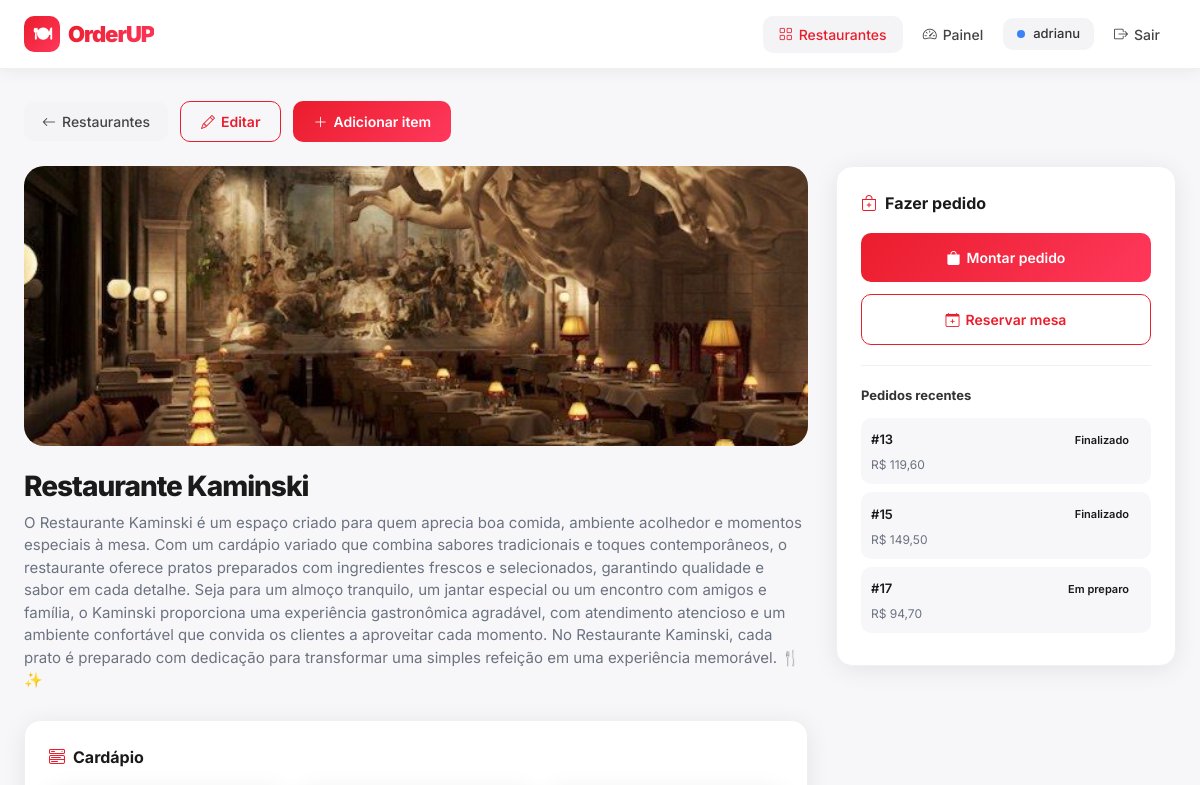
The app's page /restaurants/13/ (signed in, upper part), older data.
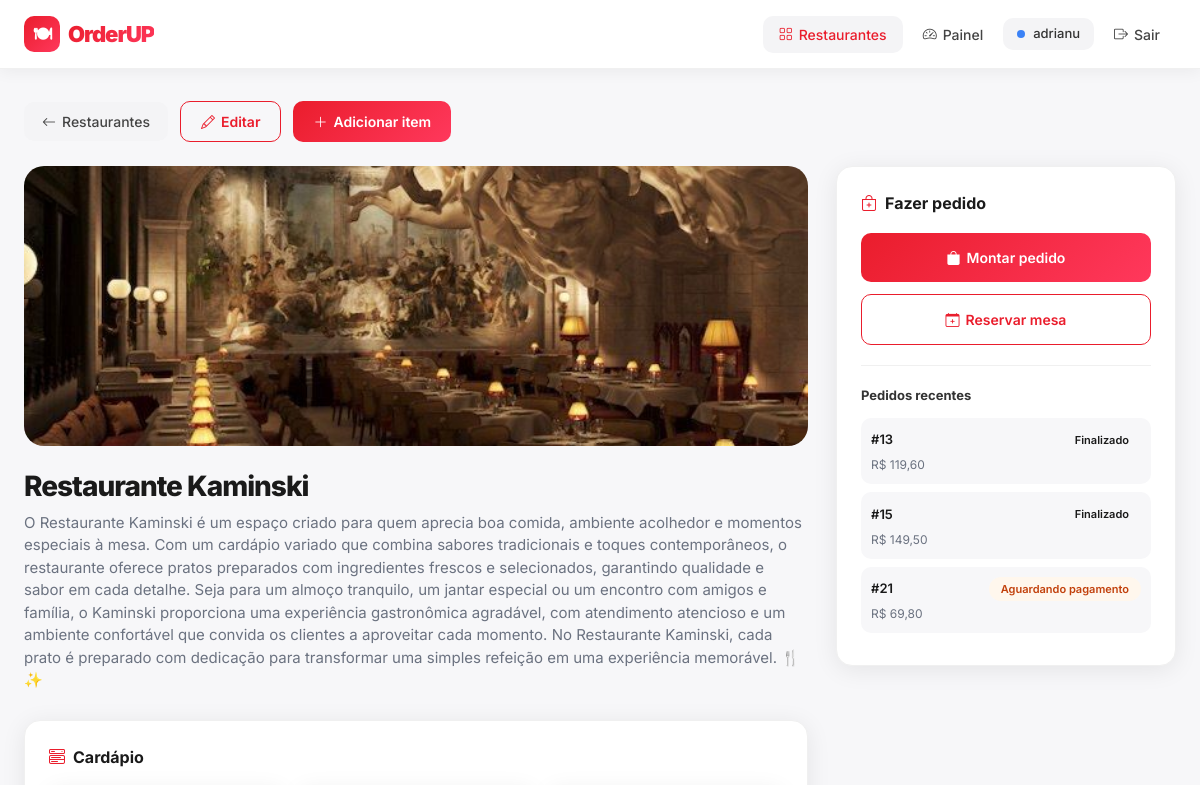
The same page, newer data.
### myapp/models.py (models this page shows, shortened)
class Order(models.Model):
    ORDER_STATUS = [
        ('PENDING', 'Aguardando pagamento'),
        ('PAID', 'Pago'),
        ('PREPARING', 'Em preparo'),
        ('READY', 'Pronto'),
        ('DELIVERED', 'Entregue'),
        ('CANCELLED', 'Cancelado'),
    ]
    ORDER_TYPE = [
        ('LOCAL', 'Consumo no Local'),
        ('DELIVERY', 'Entrega'),
    ]
    restaurant = models.ForeignKey(
        Restaurant,
        on_delete=models.CASCADE,
        related_name='orders'
    )
    customer = models.ForeignKey(
        User,
        on_delete=models.CASCADE,
        related_name='orders'
    )
    PAYMENT_METHOD = [
        ('pix', 'PIX'),
        ('credito', 'Cartão de Crédito'),
        ('debito', 'Cartão de Débito'),
        ('dinheiro', 'Dinheiro'),
    ]
    order_type = models.CharField(max_length=10, choices=ORDER_TYPE)
    status = models.CharField(
        max_length=20,
        choices=ORDER_STATUS,
        default='PENDING'
    )
    delivery_address = models.CharField(max_length=300, blank=True, null=True)
    delivery_complement = models.CharField(max_length=100, blank=True, null=True)
    delivery_neighborhood = models.CharField(max_length=100, blank=True, null=True)
    delivery_city = models.CharField(max_length=100, blank=True, null=True)
    delivery_cep = models.CharField(max_length=10, blank=True, null=True)
    delivery_phone = models.CharField(max_length=20, blank=True, null=True)
    payment_method = models.CharField(max_length=20, choices=PAYMENT_METHOD, blank=True, null=True)
    payment_id = models.CharField(max_length=200, blank=True, null=True)  # ID do MercadoPago
    paid_at = models.DateTimeField(null=True, blank=True)
    customer_notified = models.BooleanField(default=False)
    last_status_update = models.DateTimeField(auto_now=True)
    created_at = models.DateTimeField(auto_now_add=True)
    @property
    def total(self):
        return sum(
            (item.menu_item.price * item.quantity)
            for item in self.items.all()
        ) or 0

class OrderItem(models.Model):
    order = models.ForeignKey(
        Order,
        related_name='items',
        on_delete=models.CASCADE
    )
    menu_item = models.ForeignKey(MenuItem, on_delete=models.CASCADE)
    quantity = models.PositiveIntegerField()

class MenuItem(models.Model):
    restaurant = models.ForeignKey(
        Restaurant,
        on_delete=models.CASCADE,
        related_name='menu_items'
    )
    name = models.CharField(max_length=200)
    description = models.TextField()
    price = models.DecimalField(max_digits=8, decimal_places=2)
    image = models.ImageField(
        upload_to=menu_image_path,
        blank=True,
        null=True
    )
    available = models.BooleanField(default=True)

### myapp/views.py (the view)
# urls.py: path('restaurants/<int:pk>/', views.restaurant_detail, name='restaurant_detail'),
@login_required
def restaurant_detail(request, pk):
    restaurant = get_object_or_404(Restaurant, pk=pk)
    if request.user == restaurant.owner:
        orders = Order.objects.filter(restaurant=restaurant)
        reservations = Reservation.objects.filter(restaurant=restaurant)
        menu_items = restaurant.menu_items.all()
    else:
        orders = Order.objects.filter(restaurant=restaurant, customer=request.user)
        reservations = Reservation.objects.filter(restaurant=restaurant, customer=request.user)
        menu_items = restaurant.menu_items.filter(available=True)
    return render(request, 'restaurant_detail.html', {
        'restaurant': restaurant,
        'orders': orders,
        'reservations': reservations,
        'menu_items': menu_items
    })

### templates/restaurant_detail.html (shortened to what this page needs)
{% extends 'base.html' %}
{% block content %}
<div style="display:flex;align-items:center;gap:12px;margin-bottom:24px;flex-wrap:wrap">
  <a href="{% url 'restaurant_list' %}" class="btn-gray"><i class="bi bi-arrow-left"></i> Restaurantes</a>
  {% if user == restaurant.owner or user.is_superuser %}
  <a href="{% url 'restaurant_update' restaurant.pk %}" class="btn-outline-red"><i class="bi bi-pencil"></i> Editar</a>
  <a href="{% url 'menu_create' restaurant.id %}" class="btn-red"><i class="bi bi-plus-lg"></i> Adicionar item</a>
  {% endif %}
</div>
<div style="display:grid;grid-template-columns:1fr 340px;gap:28px;align-items:start">
  <div>
    {% if restaurant.image %}
      <img src="{{ restaurant.image.url }}" alt="{{ restaurant.name }}" style="width:100%;height:280px;object-fit:cover;border-radius:20px;margin-bottom:24px">
    {% endif %}
    <h1 style="font-size:28px;font-weight:800;letter-spacing:-1px;margin-bottom:8px">{{ restaurant.name }}</h1>
    <p style="color:var(--muted);font-size:15px;margin-bottom:28px">{{ restaurant.description }}</p>
    <div class="dash-card">
      <div class="dash-card-title"><i class="bi bi-menu-button-wide" style="color:var(--red)"></i> Cardápio</div>
    </div>
  </div>
  <div>
    <div class="dash-card" style="position:sticky;top:90px">
      <div class="dash-card-title"><i class="bi bi-bag-plus" style="color:var(--red)"></i> Fazer pedido</div>
      <a href="{% url 'order_create' restaurant.id %}" class="btn-red" style="width:100%;justify-content:center;padding:14px;margin-bottom:12px">
        <i class="bi bi-bag-fill"></i> Montar pedido
      </a>
      <a href="{% url 'reservation_create' restaurant.id %}" class="btn-outline-red" style="width:100%;justify-content:center;padding:14px">
        <i class="bi bi-calendar-plus"></i> Reservar mesa
      </a>
      {% if orders %}
      <div style="margin-top:20px;padding-top:20px;border-top:1px solid #f0f0f0">
        <p style="font-size:13px;font-weight:700;margin-bottom:12px;color:#333">Pedidos recentes</p>
        {% for order in orders|slice:":3" %}
        <div style="padding:10px;background:#f7f7f9;border-radius:10px;margin-bottom:8px">
          <div style="display:flex;justify-content:space-between;align-items:center">
            <span style="font-size:13px;font-weight:600">#{{ order.id }}</span>
            <span class="badge-status badge-{{ order.status|lower }}" style="font-size:11px">{{ order.get_status_display }}</span>
          </div>
          <p style="font-size:12px;color:var(--muted);margin-top:4px;margin-bottom:0">R$ {{ order.total|floatformat:2 }}</p>
        </div>
        {% endfor %}
      </div>
      {% endif %}
    </div>
  </div>
</div>
{% endblock %}

Row changes from the older to the newer data that the page shows:
removed Order: id "17", status "Em preparo", total "94,70"
now on this page (row unchanged): Order: id "21", status "Aguardando pagamento", total "69,80"
